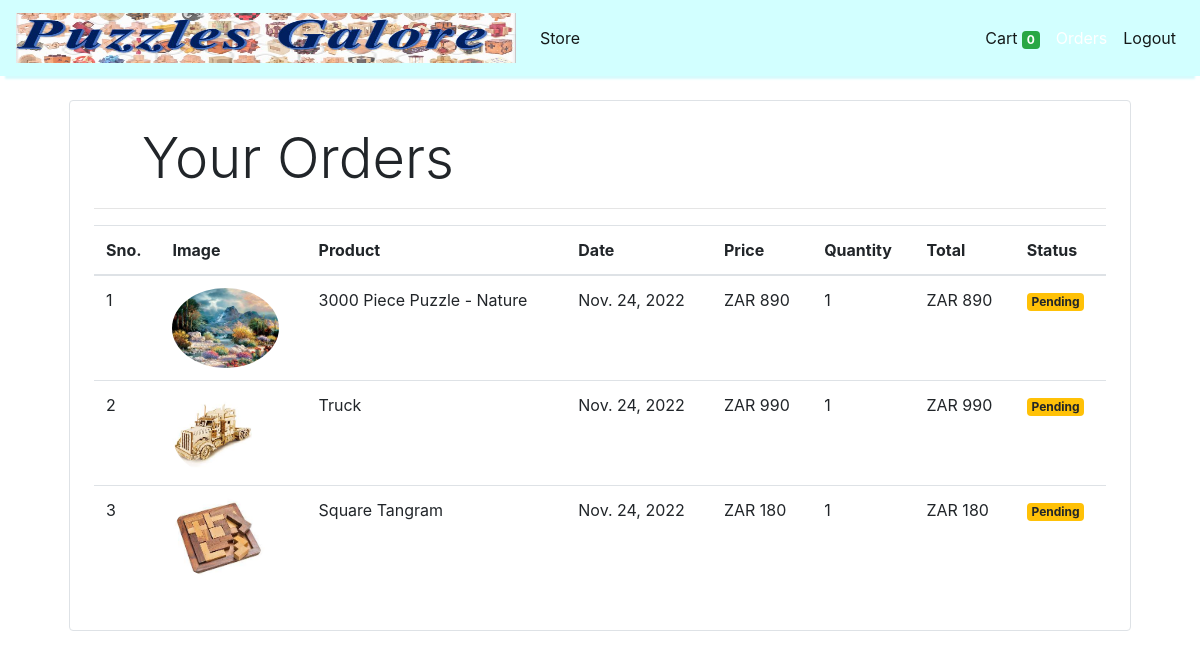
The page /orders (signed in) on the database its author committed.
### store/models/orders.py (models this page shows, shortened)
class Order(models.Model):
    product = models.ForeignKey(Products,
                                on_delete=models.CASCADE)
    customer = models.ForeignKey(Customer,
                                 on_delete=models.CASCADE)
    quantity = models.IntegerField(default=1)
    price = models.IntegerField()
    address = models.CharField (max_length=50, default='', blank=True)
    phone = models.CharField (max_length=50, default='', blank=True)
    date = models.DateField (default=datetime.datetime.today)
    status = models.BooleanField (default=False)
    @staticmethod
    def get_orders_by_customer(customer_id):
        return Order.objects.filter(customer=customer_id).order_by('-date')

### store/models/product.py (models this page shows, shortened)
class Products(models.Model):
    name = models.CharField(max_length=60)
    price= models.IntegerField(default=0)
    category= models.ForeignKey(Category,on_delete=models.CASCADE,default=1 )
    description= models.CharField(max_length=250, default='', blank=True, null= True)
    image= models.ImageField(upload_to='uploads/products/')

### store/middlewares/auth.py (the view)
    def middleware(request):
        print(request.session.get('customer'))
        returnUrl = request.META['PATH_INFO']
        print(request.META['PATH_INFO'])
        if not request.session.get('customer'):
           return redirect(f'login?return_url={returnUrl}')
        response = get_response(request)
        return response

### store/templatetags/custom_filter.py (called while the page is built)
@register.filter(name='currency')
def currency(number):
    return "ZAR "+str(number)

@register.filter(name='multiply')
def multiply(number , number1):
    return number * number1

### store/views/orders.py (called while the page is built)
    def get(self , request ):
        customer = request.session.get('customer')
        orders = Order.get_orders_by_customer(customer)
        print(orders)
        return render(request , 'orders.html'  , {'orders' : orders})

### store/templates/orders.html
{% extends 'base.html' %}
{% block content %}
{% load cart %}
{% load custom_filter %}
<div class="container">
   <div class="border rounded p-4 m-4">
        <p class="display-4 pl-4 ml-4">Your Orders</p>
        <hr>
        <table class="table">
            <thead>
                <tr>
                    <th>Sno.</th>
                    <th>Image</th>
                    <th>Product</th>
                    <th>Date</th>
                    <th>Price</th>
                    <th>Quantity</th>
                    <th>Total</th>
                    <th>Status</th>
                </tr>
            </thead>
            <tbody>
                {% for order in orders %}
                <tr>
                    <td>{{forloop.counter}}</td>
                    <td><img style="height: 80px;" class="rounded-circle" src="{{order.product.image.url}}" alt=""></td>
                    <td>{{order.product.name}}</td>
                    <td>{{order.date}}</td>
                    <td>{{order.price|currency}}</td>
                    <td>{{order.quantity}}</td>
                    <td>{{order.quantity|multiply:order.price|currency}}</td>
                    {% if order.status %}
                    <td><small class="badge badge-success">Completed</small></td>
                    {%else%}
                    <td><small class="badge badge-warning">Pending</small></td>
                    {% endif %}
                </tr>
                {% endfor %}
            </tbody>
        </table>
   </div>
</div>
{% endblock %}

### store/templates/base.html (shortened to what this page needs)
<!doctype html>
<html lang="en">
  {% load static %}
<head>
  <link rel="stylesheet" href="https://maxcdn.bootstrapcdn.com/bootstrap/4.0.0/css/bootstrap.min.css"
>
</head>
<body>
<nav class="one-edge-shadow
  navbar navbar-light
  sticky-top navbar
  navbar-expand-lg
  text-white">
    <a class="navbar-brand ms-3 text-dark " href="/"style="font-weight: bolder;font-size:x-large;">
    <link rel="stylesheet" href="https://use.fontawesome.com/releases/v5.7.0/css/all.css">
    <img src="{% static "/images/logo_P_G_03.jpg" %}" style="width:500px;height:50px;"></a>
    <div class="collapse navbar-collapse" id="navbarSupportedContent">
      <ul class="navbar-nav mr-auto">
        <li class="nav-item active">
          <a class="nav-link" href="/store">Store <span class="sr-only">(current)</span></a>
        </li>
          </ul>
      <ul class=" navbar-nav my-2 my-lg-0">
        <li class="nav-item active">
          <a class="nav-link" href="/cart">Cart
            <span class="badge badge-success">{{request.session.cart.keys|length}}</span>
            <span class="sr-only">(current)</span></a>
        </li>
        {% if request.session.customer %}
        <li class="nav-item active ">
          <a class="nav-link" href="/orders"style="color:white">Orders<span class="sr-only">(current)</span></a>
        </li>
        <li class="nav-item active ">
          <a class="nav-link" href="/logout">Logout<span class="sr-only">(current)</span></a>
        </li>
        {% endif %}
      </ul>
    </div>
  </nav>
  {% block content %}{% endblock %}
</body>
</html>

### store/templates/base.html (style rules this page uses)
nav { background-color:#d2ffff; }
.one-edge-shadow { box-shadow: 0 8px 2px -5px rgb(214, 250, 252); }

### rows shown on the page
Order: product.image (picture), product.name "3000 Piece Puzzle - Nature", date "Nov. 24, 2022", price "ZAR 890", quantity "1", quantity|multiply "ZAR 890", status "Pending"
Order: product.image (picture), product.name "Truck", date "Nov. 24, 2022", price "ZAR 990", quantity "1", quantity|multiply "ZAR 990", status "Pending"
Order: product.image (picture), product.name "Square Tangram", date "Nov. 24, 2022", price "ZAR 180", quantity "1", quantity|multiply "ZAR 180", status "Pending"

### other values the page prints
{{ request.session.cart.keys|length }} "0"
